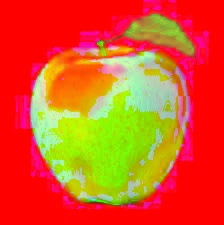
#> input picture IMAGE PROCESSING/Image Transformation/hsv_image.jpg, 224 x 225 px
$ python HSV2RGB.py
#> lines starting #> are read from the running program, lines starting #| are printed output that depends on the picture
import cv2

# Load the HSV image
hsv_image = cv2.imread('hsv_image.jpg')
#> hsv_image is the input picture: shape (225, 224, 3); mean B, G, R 35.6, 86.1, 220.8

# Convert to BGR (RGB)
rgb_image = cv2.cvtColor(hsv_image, cv2.COLOR_HSV2BGR)
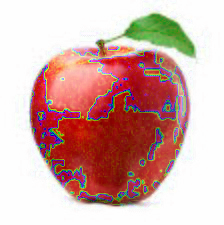
#> rgb_image: shape (225, 224, 3); mean B, G, R 169.6, 174.3, 212.4

# Display original image
cv2.imshow('Original Image', hsv_image)

# Display the RGB image
cv2.imshow('RGB Image', rgb_image)
cv2.waitKey(0)
cv2.destroyAllWindows()
